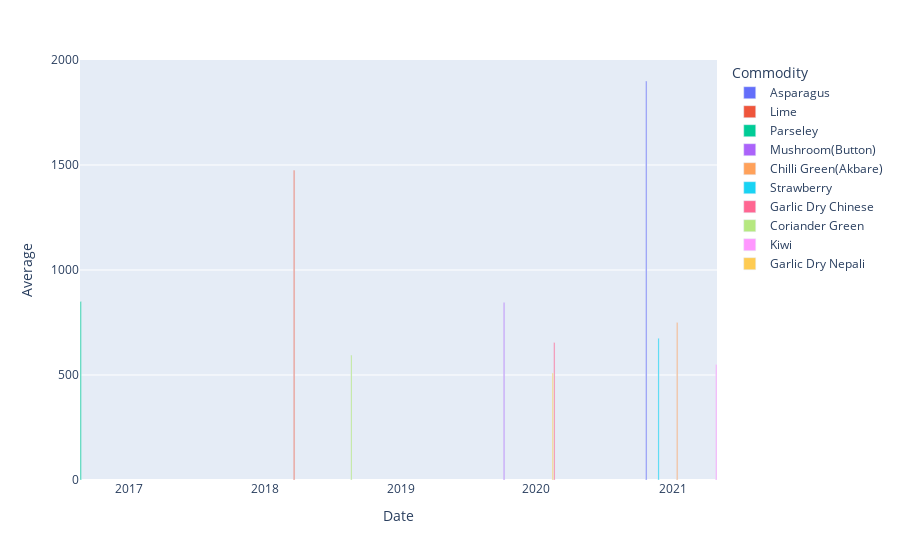

Notebook source saved alongside this figure:
### Code cell
#Graph of maximum price of tarkari on which date and how much 
px.bar(df_withdate_max,x = 'Date',y = 'Average',color = 'Commodity')

### Figure 1 — Plotly figure (JSON) as saved in the notebook; plotly's stock layout.template omitted (floating-point values rounded to 4 significant figures)
{"data": [{"alignmentgroup": "True", "hovertemplate": "Commodity=Asparagus<br>Date=%{x}<br>Average=%{y}<extra></extra>", "legendgroup": "Asparagus", "marker": {"color": "#636efa", "pattern": {"shape": ""}}, "name": "Asparagus", "offsetgroup": "Asparagus", "orientation": "v", "showlegend": true, "textposition": "auto", "type": "bar", "x": ["2020-10-22"], "xaxis": "x", "y": [1900], "yaxis": "y"}, {"alignmentgroup": "True", "hovertemplate": "Commodity=Lime<br>Date=%{x}<br>Average=%{y}<extra></extra>", "legendgroup": "Lime", "marker": {"color": "#EF553B", "pattern": {"shape": ""}}, "name": "Lime", "offsetgroup": "Lime", "orientation": "v", "showlegend": true, "textposition": "auto", "type": "bar", "x": ["2018-03-21"], "xaxis": "x", "y": [1475], "yaxis": "y"}, {"alignmentgroup": "True", "hovertemplate": "Commodity=Parseley<br>Date=%{x}<br>Average=%{y}<extra></extra>", "legendgroup": "Parseley", "marker": {"color": "#00cc96", "pattern": {"shape": ""}}, "name": "Parseley", "offsetgroup": "Parseley", "orientation": "v", "showlegend": true, "textposition": "auto", "type": "bar", "x": ["2016-08-25"], "xaxis": "x", "y": [850], "yaxis": "y"}, {"alignmentgroup": "True", "hovertemplate": "Commodity=Mushroom(Button)<br>Date=%{x}<br>Average=%{y}<extra></extra>", "legendgroup": "Mushroom(Button)", "marker": {"color": "#ab63fa", "pattern": {"shape": ""}}, "name": "Mushroom(Button)", "offsetgroup": "Mushroom(Button)", "orientation": "v", "showlegend": true, "textposition": "auto", "type": "bar", "x": ["2019-10-06"], "xaxis": "x", "y": [845], "yaxis": "y"}, {"alignmentgroup": "True", "hovertemplate": "Commodity=Chilli Green(Akbare)<br>Date=%{x}<br>Average=%{y}<extra></extra>", "legendgroup": "Chilli Green(Akbare)", "marker": {"color": "#FFA15A", "pattern": {"shape": ""}}, "name": "Chilli Green(Akbare)", "offsetgroup": "Chilli Green(Akbare)", "orientation": "v", "showlegend": true, "textposition": "auto", "type": "bar", "x": ["2021-01-13"], "xaxis": "x", "y": [750], "yaxis": "y"}, {"alignmentgroup": "True", "hovertemplate": "Commodity=Strawberry<br>Date=%{x}<br>Average=%{y}<extra></extra>", "legendgroup": "Strawberry", "marker": {"color": "#19d3f3", "pattern": {"shape": ""}}, "name": "Strawberry", "offsetgroup": "Strawberry", "orientation": "v", "showlegend": true, "textposition": "auto", "type": "bar", "x": ["2020-11-24"], "xaxis": "x", "y": [675], "yaxis": "y"}, {"alignmentgroup": "True", "hovertemplate": "Commodity=Garlic Dry Chinese<br>Date=%{x}<br>Average=%{y}<extra></extra>", "legendgroup": "Garlic Dry Chinese", "marker": {"color": "#FF6692", "pattern": {"shape": ""}}, "name": "Garlic Dry Chinese", "offsetgroup": "Garlic Dry Chinese", "orientation": "v", "showlegend": true, "textposition": "auto", "type": "bar", "x": ["2020-02-18"], "xaxis": "x", "y": [655], "yaxis": "y"}, {"alignmentgroup": "True", "hovertemplate": "Commodity=Coriander Green<br>Date=%{x}<br>Average=%{y}<extra></extra>", "legendgroup": "Coriander Green", "marker": {"color": "#B6E880", "pattern": {"shape": ""}}, "name": "Coriander Green", "offsetgroup": "Coriander Green", "orientation": "v", "showlegend": true, "textposition": "auto", "type": "bar", "x": ["2018-08-22"], "xaxis": "x", "y": [595], "yaxis": "y"}, {"alignmentgroup": "True", "hovertemplate": "Commodity=Kiwi<br>Date=%{x}<br>Average=%{y}<extra></extra>", "legendgroup": "Kiwi", "marker": {"color": "#FF97FF", "pattern": {"shape": ""}}, "name": "Kiwi", "offsetgroup": "Kiwi", "orientation": "v", "showlegend": true, "textposition": "auto", "type": "bar", "x": ["2021-04-28"], "xaxis": "x", "y": [550], "yaxis": "y"}, {"alignmentgroup": "True", "hovertemplate": "Commodity=Garlic Dry Nepali<br>Date=%{x}<br>Average=%{y}<extra></extra>", "legendgroup": "Garlic Dry Nepali", "marker": {"color": "#FECB52", "pattern": {"shape": ""}}, "name": "Garlic Dry Nepali", "offsetgroup": "Garlic Dry Nepali", "orientation": "v", "showlegend": true, "textposition": "auto", "type": "bar", "x": ["2020-02-14"], "xaxis": "x", "y": [510], "yaxis": "y"}], "layout": {"barmode": "relative", "legend": {"title": {"text": "Commodity"}, "tracegroupgap": 0}, "margin": {"t": 60}, "xaxis": {"anchor": "y", "domain": [0, 1], "title": {"text": "Date"}}, "yaxis": {"anchor": "x", "domain": [0, 1], "title": {"text": "Average"}}}}
